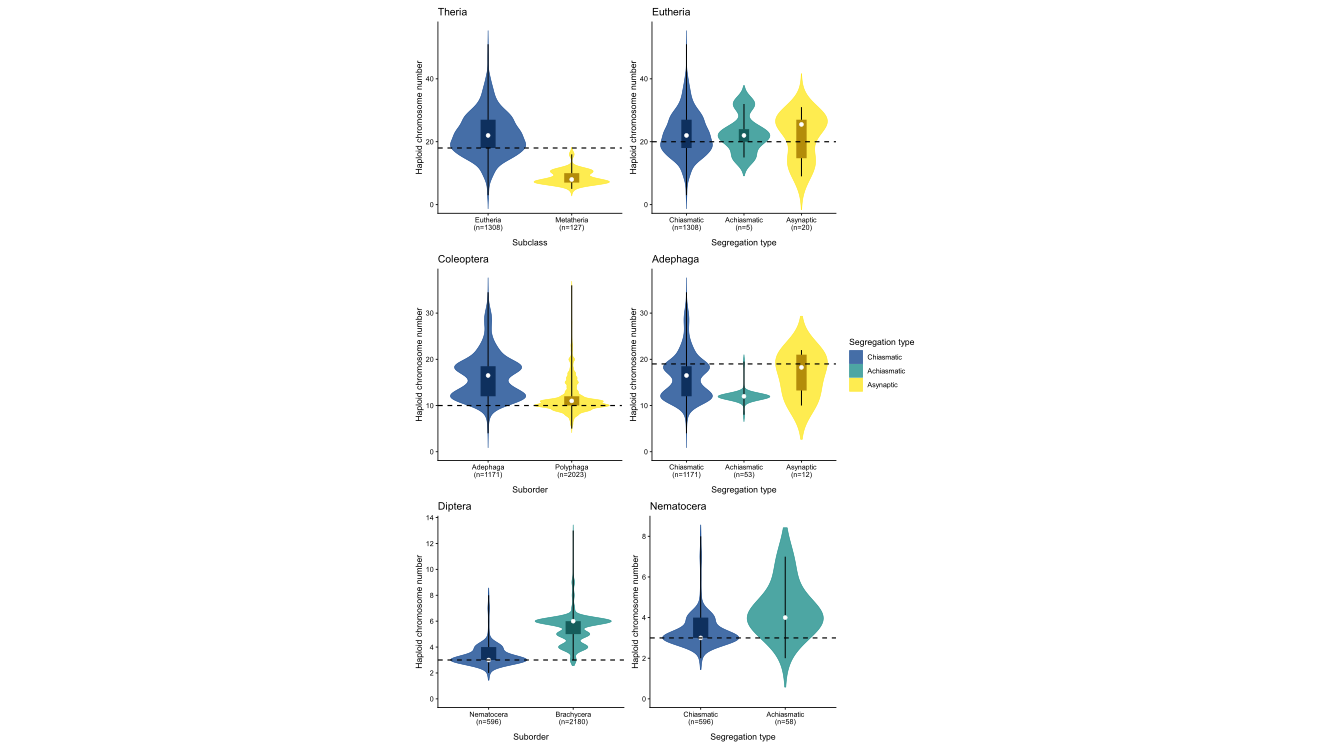

Reproduce this figure in R.
#SEGREGATION TYPE VIOLIN PLOT
#MEGHANN MCCONNELL
#BLACKMON LAB
#JAN 2026

setwd("~/GitHub/achiasmy-synthesis/data")
set.seed(1)

library(readr)
library(dplyr)
library(stringr)
library(ggplot2)
library(patchwork)
library(viridisLite)
library(scales)
library(tidyr)

# -------------------------
# viridis colors (3 categories)
# -------------------------
meiosis_levels <- c("Chiasmatic","Achiasmatic","Asynaptic")
meiosis_cols   <- setNames(viridisLite::viridis(3), meiosis_levels)

# -------------------------
# color helpers
# -------------------------
blend_hex <- function(c1, c2, w = 0.5) {
  r1 <- grDevices::col2rgb(c1)
  r2 <- grDevices::col2rgb(c2)
  r  <- (1 - w) * r1 + w * r2
  grDevices::rgb(r[1], r[2], r[3], maxColorValue = 255)
}
darken_hex <- function(col, f = 0.7) {
  r <- grDevices::col2rgb(col)
  r <- pmax(0, pmin(255, r * f))
  grDevices::rgb(r[1], r[2], r[3], maxColorValue = 255)
}

# shift ONLY Chiasmatic toward a blue hue
meiosis_cols["Chiasmatic"] <- blend_hex(meiosis_cols["Chiasmatic"], "#0072B2", w = 0.65)

# -------------------------
# Meiosis recode (3-category)
# -------------------------
recode_meiosis3 <- function(x) {
  x <- str_to_lower(str_squish(as.character(x)))
  dplyr::case_when(
    is.na(x) | x == ""                          ~ "Chiasmatic",
    x %in% c("asynaptic")                       ~ "Asynaptic",
    x %in% c("achiasmatic", "distance pairing") ~ "Achiasmatic",
    TRUE                                        ~ NA_character_
  )
}

collapse_meiosis3 <- function(v) {
  v <- v[!is.na(v)]
  if (!length(v)) return(NA_character_)
  if (any(v == "Asynaptic"))   return("Asynaptic")
  if (any(v == "Achiasmatic")) return("Achiasmatic")
  if (any(v == "Chiasmatic"))  return("Chiasmatic")
  NA_character_
}

# -------------------------
# Stats for custom box
# -------------------------
calc_box_stats <- function(df) {
  df %>%
    group_by(x_group, Meiosis_plot) %>%
    summarise(
      ymin = min(Haploid, na.rm = TRUE),
      ymax = max(Haploid, na.rm = TRUE),
      q1   = as.numeric(quantile(Haploid, 0.25, na.rm = TRUE, type = 7)),
      med  = as.numeric(quantile(Haploid, 0.50, na.rm = TRUE, type = 7)),
      q3   = as.numeric(quantile(Haploid, 0.75, na.rm = TRUE, type = 7)),
      .groups = "drop"
    )
}

# -------------------------
# Violin + custom IQR box + median dot + min/max whiskers
# -------------------------
make_violin_custombox <- function(df, n_df,
                                  title_text, xlab,
                                  x_angle = 45,
                                  show_legend = TRUE,
                                  overlay_dodge = FALSE,
                                  dodge_width = 0.85,
                                  violin_alpha = 0.80,
                                  violin_adjust = 1.0,
                                  box_width = 0.18,
                                  whisker_lwd = 0.6,
                                  dot_size = 2.0) {
  
  df <- df %>%
    mutate(
      Meiosis_plot = factor(as.character(Meiosis_plot), levels = meiosis_levels),
      x_group      = factor(x_group, levels = levels(x_group))
    )
  
  lev <- levels(df$x_group)
  n_map <- setNames(n_df$n, as.character(n_df$x_group))
  tick_labels <- setNames(paste0(lev, "\n(n=", n_map[lev], ")"), lev)
  
  stat_df <- calc_box_stats(df) %>%
    mutate(Meiosis_plot = factor(as.character(Meiosis_plot), levels = meiosis_levels))
  
  box_fill_map <- c(
    "Chiasmatic"  = darken_hex(meiosis_cols["Chiasmatic"],  f = 0.65),
    "Achiasmatic" = darken_hex(meiosis_cols["Achiasmatic"], f = 0.65),
    "Asynaptic"   = darken_hex(blend_hex(meiosis_cols["Asynaptic"], "#E69F00", w = 0.60), f = 0.75)
  )
  
  p <- ggplot(df, aes(x = x_group, y = Haploid))
  
  if (overlay_dodge) {
    p <- p +
      geom_violin(
        aes(fill = Meiosis_plot, color = Meiosis_plot,
            group = interaction(x_group, Meiosis_plot)),
        position = position_dodge(width = dodge_width),
        trim = FALSE,
        scale = "width",
        adjust = violin_adjust,
        alpha = violin_alpha,
        linewidth = 0.35
      ) +
      geom_linerange(
        data = stat_df,
        aes(x = x_group, ymin = ymin, ymax = ymax,
            group = interaction(x_group, Meiosis_plot)),
        position = position_dodge(width = dodge_width),
        inherit.aes = FALSE,
        linewidth = whisker_lwd,
        color = "black"
      )
    
    for (m in meiosis_levels) {
      p <- p +
        geom_rect(
          data = dplyr::filter(stat_df, Meiosis_plot == m),
          aes(
            xmin = as.numeric(x_group) - box_width/2,
            xmax = as.numeric(x_group) + box_width/2,
            ymin = q1, ymax = q3,
            group = interaction(x_group, Meiosis_plot)
          ),
          position = position_dodge(width = dodge_width),
          inherit.aes = FALSE,
          fill = box_fill_map[m],
          color = NA,
          alpha = 1
        )
    }
    
    p <- p +
      geom_point(
        data = stat_df,
        aes(x = x_group, y = med,
            group = interaction(x_group, Meiosis_plot)),
        position = position_dodge(width = dodge_width),
        inherit.aes = FALSE,
        color = "white",
        size = dot_size
      )
    
  } else {
    
    p <- p +
      geom_violin(
        aes(fill = Meiosis_plot, color = Meiosis_plot),
        trim = FALSE,
        scale = "width",
        adjust = violin_adjust,
        alpha = violin_alpha,
        linewidth = 0.35
      ) +
      geom_linerange(
        data = stat_df,
        aes(x = x_group, ymin = ymin, ymax = ymax),
        inherit.aes = FALSE,
        linewidth = whisker_lwd,
        color = "black"
      )
    
    for (m in meiosis_levels) {
      p <- p +
        geom_rect(
          data = dplyr::filter(stat_df, Meiosis_plot == m),
          aes(
            xmin = as.numeric(x_group) - box_width/2,
            xmax = as.numeric(x_group) + box_width/2,
            ymin = q1, ymax = q3
          ),
          inherit.aes = FALSE,
          fill = box_fill_map[m],
          color = NA,
          alpha = 1
        )
    }
    
    p <- p +
      geom_point(
        data = stat_df,
        aes(x = x_group, y = med),
        inherit.aes = FALSE,
        color = "white",
        size = dot_size
      )
  }
  
  p +
    scale_x_discrete(labels = tick_labels) +
    scale_fill_manual(values = meiosis_cols, drop = FALSE) +
    scale_color_manual(values = meiosis_cols, drop = FALSE) +
    labs(title = title_text, x = xlab, y = "Haploid chromosome number",
         fill = "Segregation type", color = "Segregation type") +
    coord_cartesian(ylim = c(0, NA)) +
    theme_classic() +
    theme(
      axis.text.x  = element_text(angle = x_angle, hjust = 1),
      axis.title.x = element_text(margin = margin(t = 10)),
      plot.margin  = margin(t = 6, r = 6, b = 18, l = 6),
      legend.position = if (show_legend) "right" else "none"
    )
}

# ============================================================
# DATA PARSING (keep the parsing style you have now)
# - clean taxonomy
# - Species_key
# - parse diploid strings (ranges/lists AND 2n=52)
# - choose ONE diploid per Species_key (mode; reproducible tie)
# ============================================================

clean <- function(x) x |>
  str_trim() |>
  str_replace_all("[\\(\\),;]", "_") |>
  str_squish()

.expand_range <- function(a, b) {
  a <- suppressWarnings(as.integer(a)); b <- suppressWarnings(as.integer(b))
  if (is.na(a) || is.na(b)) return(integer(0))
  if (b < a) { tmp <- a; a <- b; b <- tmp }
  seq.int(a, b)
}

parse_diploid_cell <- function(x) {
  if (is.na(x) || !nzchar(x)) return(integer(0))
  s <- as.character(x)
  s <- stringr::str_replace_all(s, "\u2013|\u2014|\u2212", "-")
  # keep digits + separators + "=" so 2n=52 becomes "2 52"
  s <- stringr::str_replace_all(s, "[^0-9,;\\-=]", " ")
  s <- stringr::str_replace_all(s, "=", " ")
  s <- stringr::str_squish(s)
  
  out <- integer(0)
  
  rng <- stringr::str_match_all(s, "(?<!\\d)(\\d+)\\s*-\\s*(\\d+)(?!\\d)")[[1]]
  if (nrow(rng)) {
    rng_vals <- unlist(apply(rng[,2:3, drop=FALSE], 1, function(v) .expand_range(v[1], v[2])))
    out <- c(out, rng_vals)
    s <- stringr::str_replace_all(s, "(?<!\\d)\\d+\\s*-\\s*\\d+(?!\\d)", " ")
  }
  
  singles <- stringr::str_split(s, "[,;\\s]+", simplify = TRUE)
  singles <- singles[nzchar(singles)]
  if (length(singles)) {
    nums <- suppressWarnings(as.integer(singles))
    out  <- c(out, nums[is.finite(nums)])
  }
  
  out <- unique(out)
  
  # drop stray "2" from "2n=52" type cells
  if (length(out) > 1 && any(out == 2) && any(out > 10)) out <- out[out != 2]
  
  out
}

choose_one_per_species <- function(df) {
  df %>%
    dplyr::select(Species_key, diploid_num_vals) %>%
    tidyr::unnest_longer(diploid_num_vals, values_to = "val", keep_empty = TRUE) %>%
    dplyr::filter(!is.na(val)) %>%
    dplyr::count(Species_key, val, name = "n") %>%
    dplyr::group_by(Species_key) %>%
    dplyr::mutate(n_max = max(n, na.rm = TRUE)) %>%
    dplyr::filter(n == n_max) %>%
    dplyr::slice_sample(n = 1) %>%
    dplyr::ungroup() %>%
    dplyr::transmute(Species_key, diploid_num_chosen = as.integer(val))
}

# -------------------------
# Mammalia parsed
# -------------------------
Mammalia <- read_csv("Mammalia achiasmy.csv", show_col_types = FALSE) %>%
  mutate(across(any_of(c("Class","Subclass","Order","Family","Genus","Species")), clean)) %>%
  mutate(
    Subclass2     = if_else(Subclass == "Theria", "Eutheria", Subclass),
    Species_main  = sub(" ,*", "", Species),
    Species_key   = paste(Genus, Species_main, sep = "_"),
    Meiosis3      = recode_meiosis3(`Meiosis Type`)
  ) %>%
  filter(!is.na(Meiosis3), !is.na(Subclass2), Subclass2 %in% c("Metatheria","Eutheria"))

diploid_col_m <- names(dplyr::select(Mammalia, tidyselect::matches("^\\s*Diploid\\s+Number\\s*$")))
diplo_choice_m <- Mammalia %>%
  mutate(diploid_num_vals = lapply(.data[[diploid_col_m]], parse_diploid_cell)) %>%
  select(Species_key, diploid_num_vals) %>%
  choose_one_per_species()

Mammalia <- Mammalia %>%
  left_join(diplo_choice_m, by = "Species_key") %>%
  mutate(Haploid = diploid_num_chosen / 2) %>%
  filter(is.finite(Haploid), Haploid > 0)

mamm_org <- Mammalia %>%
  mutate(organism_id = paste(Class, Subclass2, Order, Family, Genus, Species, sep="|")) %>%
  group_by(organism_id) %>%
  summarise(
    Haploid      = first(Haploid),            # haploid already fixed by Species_key
    Subclass2    = first(Subclass2),
    Meiosis_plot = collapse_meiosis3(Meiosis3),
    .groups = "drop"
  ) %>%
  filter(!is.na(Meiosis_plot))

# -------------------------
# Insects parsed (Diptera + Coleoptera)
# -------------------------
prep_insect_parsed <- function(file) {
  dat <- read_csv(file, show_col_types = FALSE) %>%
    mutate(across(any_of(c("Class","Order","Suborder","Family","Genus","Species")), clean)) %>%
    mutate(
      Species_main  = sub(" ,*", "", Species),
      Species_key   = paste(Genus, Species_main, sep = "_"),
      Meiosis3      = recode_meiosis3(`Meiosis Type`)
    ) %>%
    filter(!is.na(Meiosis3))
  
  diploid_col <- names(dplyr::select(dat, tidyselect::matches("^\\s*Diploid\\s+Number\\s*$")))
  
  diplo_choice <- dat %>%
    mutate(diploid_num_vals = lapply(.data[[diploid_col]], parse_diploid_cell)) %>%
    select(Species_key, diploid_num_vals) %>%
    choose_one_per_species()
  
  dat <- dat %>%
    left_join(diplo_choice, by = "Species_key") %>%
    mutate(Haploid = diploid_num_chosen / 2) %>%
    filter(is.finite(Haploid), Haploid > 0)
  
  dat %>%
    mutate(
      Suborder_clean = str_to_lower(str_squish(as.character(Suborder))),
      Suborder = case_when(
        Suborder_clean == "adephaga"  ~ "Adephaga",
        Suborder_clean == "polyphaga" ~ "Polyphaga",
        TRUE                          ~ Suborder
      ),
      organism_id = paste(Class, Order, Suborder, Family, Genus, Species, sep="|")
    ) %>%
    group_by(organism_id) %>%
    summarise(
      Haploid      = first(Haploid),
      Suborder     = first(Suborder),
      Meiosis_plot = collapse_meiosis3(Meiosis3),
      .groups = "drop"
    ) %>%
    filter(!is.na(Meiosis_plot), !is.na(Suborder))
}

cole_org <- prep_insect_parsed("Coleoptera achiasmy.csv") %>%
  filter(Suborder %in% c("Polyphaga","Adephaga"))

dipt_org <- prep_insect_parsed("Diptera achiasmy.csv")

# =========================
# PANELS (same comparisons)
# =========================

# Panel 1: Mammalia (Eutheria chiasmatic-only vs Metatheria)
mamm_panel1 <- mamm_org %>%
  filter(Subclass2 == "Metatheria" | (Subclass2 == "Eutheria" & Meiosis_plot == "Chiasmatic")) %>%
  mutate(x_group = factor(Subclass2, levels = c("Eutheria","Metatheria")))
mamm1_n <- mamm_panel1 %>% count(x_group, name="n")

# Panel 2: Eutheria (3 segregation types)
euth_panel2 <- mamm_org %>%
  filter(Subclass2 == "Eutheria") %>%
  mutate(x_group = factor(as.character(Meiosis_plot),
                          levels = c("Chiasmatic","Achiasmatic","Asynaptic")))
euth2_n <- euth_panel2 %>% count(x_group, name="n")

# Panel 3: Coleoptera (Adephaga chiasmatic vs Polyphaga asynaptic)
cole_panel3 <- cole_org %>%
  filter(
    (Suborder == "Polyphaga" & Meiosis_plot == "Asynaptic") |
      (Suborder == "Adephaga" & Meiosis_plot == "Chiasmatic")
  ) %>%
  mutate(x_group = factor(Suborder, levels = c("Adephaga","Polyphaga")))
cole3_n <- cole_panel3 %>% count(x_group, name="n")

# Panel 4: Adephaga (Chiasmatic vs Asynaptic)
ade_panel4 <- cole_org %>%
  filter(Suborder == "Adephaga", Meiosis_plot %in% c("Chiasmatic","Achiasmatic","Asynaptic")) %>%
  mutate(x_group = factor(as.character(Meiosis_plot),
                          levels = c("Chiasmatic","Achiasmatic","Asynaptic")))
ade4_n <- ade_panel4 %>% count(x_group, name="n")

# Panel 5: Diptera (your filtering rules)
dipt_panel5 <- dipt_org %>%
  mutate(Sub_l = str_to_lower(str_squish(as.character(Suborder)))) %>%
  filter(
    !(Sub_l == "nematocera" & Meiosis_plot == "Achiasmatic"),
    !(Sub_l == "brachycera" & Meiosis_plot != "Achiasmatic")
  )

dip_levels <- unique(as.character(dipt_panel5$Suborder))
front <- c("Nematocera","Brachycera")
dip_levels <- c(front[front %in% dip_levels], setdiff(dip_levels, front))
dipt_panel5 <- dipt_panel5 %>% mutate(x_group = factor(Suborder, levels = dip_levels))
dipt5_n <- dipt_panel5 %>% count(x_group, name="n")

# Panel 6: Nematocera (3 segregation types)
nem_panel6 <- dipt_org %>%
  filter(str_to_lower(str_squish(as.character(Suborder))) == "nematocera") %>%
  mutate(x_group = factor(as.character(Meiosis_plot),
                          levels = c("Chiasmatic","Achiasmatic","Asynaptic")))
nem6_n <- nem_panel6 %>% count(x_group, name="n")

# =========================
# Per-panel bandwidth (adjust)
# =========================
adj_p1 <- 1.2
adj_p2 <- 1.2
adj_p3 <- 1.4
adj_p4 <- 1.4
adj_p5 <- 2.0
adj_p6 <- 2.0

# =========================
# BUILD PLOTS
# =========================
p1 <- make_violin_custombox(mamm_panel1, mamm1_n, "Mammalia", "Subclass",
                            x_angle = 0, show_legend = FALSE,
                            overlay_dodge = TRUE, violin_adjust = adj_p1) +
  theme(axis.text.x = element_text(hjust = 0.5))

p2 <- make_violin_custombox(euth_panel2, euth2_n, "Eutheria", "Segregation type",
                            x_angle = 0, show_legend = TRUE,
                            overlay_dodge = FALSE, violin_adjust = adj_p2) +
  theme(axis.text.x = element_text(hjust = 0.5))

p3 <- make_violin_custombox(cole_panel3, cole3_n, "Coleoptera", "Suborder",
                            x_angle = 0, show_legend = FALSE,
                            overlay_dodge = TRUE, violin_adjust = adj_p3) +
  theme(axis.text.x = element_text(hjust = 0.5))

p4 <- make_violin_custombox(ade_panel4, ade4_n, "Adephaga", "Segregation type",
                            x_angle = 0, show_legend = FALSE,
                            overlay_dodge = FALSE, violin_adjust = adj_p4) +
  theme(axis.text.x = element_text(hjust = 0.5))

p5 <- make_violin_custombox(dipt_panel5, dipt5_n, "Diptera", "Suborder",
                            x_angle = 0, show_legend = FALSE,
                            overlay_dodge = TRUE, violin_adjust = adj_p5) +
  scale_y_continuous(breaks = scales::breaks_width(2)) +
  theme(axis.text.x = element_text(hjust = 0.5))

p6 <- make_violin_custombox(nem_panel6, nem6_n, "Nematocera", "Segregation type",
                            x_angle = 0, show_legend = FALSE,
                            overlay_dodge = FALSE, violin_adjust = adj_p6) +
  scale_y_continuous(breaks = scales::breaks_width(2)) +
  theme(axis.text.x = element_text(hjust = 0.5))

panel <- (p1 | p2) / (p3 | p4) / (p5 | p6) +
  plot_layout(guides = "collect") &
  theme(legend.position = "right", plot.margin = margin(2, 2, 2, 2))

print(panel)

# =========================
# SAVE AS EMF
# =========================
devEMF::emf(
  file = "Violin_plot.emf",
  width = 9, height = 13,
  bg = "white",
  coordDPI = 300
)
print(panel)
dev.off()

# =========================
# Sanity check ALL groups in ALL panels
# For each (x_group × Meiosis_plot):
#   - prints n + min/max + q1/median/q3 + IQR
#   - prints Haploid distribution
# =========================

sanity_check_panel_all <- function(df, panel_name) {
  stopifnot(all(c("x_group","Meiosis_plot","Haploid") %in% names(df)))
  
  # Box stats + n per group
  n_df <- df %>% count(x_group, Meiosis_plot, name = "n")
  
  st <- calc_box_stats(df) %>%
    left_join(n_df, by = c("x_group","Meiosis_plot")) %>%
    mutate(
      IQR  = q3 - q1,
      flat = (q1 == q3)
    ) %>%
    select(x_group, Meiosis_plot, n, ymin, ymax, q1, med, q3, IQR, flat) %>%
    arrange(x_group, Meiosis_plot)
  
  cat("\n====================================================\n",
      panel_name, "\n====================================================\n", sep="")
  print(st, n = Inf)
  
  # Loop through every group and print Haploid distribution
  groups <- st %>% select(x_group, Meiosis_plot)
  
  for (i in seq_len(nrow(groups))) {
    xg <- groups$x_group[i]
    mp <- groups$Meiosis_plot[i]
    
    # Print a header + the stats row for this group
    cat("\n----------------------------------------------------\n")
    cat(panel_name, " | Group: ", as.character(xg), " / ", as.character(mp), "\n", sep="")
    print(st %>% filter(x_group == xg, Meiosis_plot == mp), n = Inf)
    
    # Print Haploid distribution (counts)
    df %>%
      filter(x_group == xg, Meiosis_plot == mp) %>%
      count(Haploid, sort = FALSE) %>%          # keep natural ascending order
      arrange(Haploid) %>%
      print(n = Inf)
  }
  
  invisible(st)
}

# Run for all panels
panel_list <- list(
  "Panel 1: Mammalia"   = mamm_panel1,
  "Panel 2: Eutheria"   = euth_panel2,
  "Panel 3: Coleoptera" = cole_panel3,
  "Panel 4: Adephaga"   = ade_panel4,
  "Panel 5: Diptera"    = dipt_panel5,
  "Panel 6: Nematocera" = nem_panel6
)

invisible(lapply(names(panel_list), function(nm) sanity_check_panel_all(panel_list[[nm]], nm)))
# =========================
# ADD ANCESTRAL LINES & LABELS
# =========================

# Panel 1: Theria (n=18)
p1 <- p1 + 
  geom_hline(yintercept = 18, linetype = "dashed", color = "black", linewidth = 0.7) +
  labs(title = "Theria")

# Panel 2: Eutheria (n=20)
p2 <- p2 + 
  geom_hline(yintercept = 20, linetype = "dashed", color = "black", linewidth = 0.7)

# Panel 4: Adephaga (n=19) - Note: Updated to 3-category factor earlier
p4 <- p4 + 
  geom_hline(yintercept = 19, linetype = "dashed", color = "black", linewidth = 0.7)

# Panel 3: Coleoptera (n=10)
p3 <- p3 + 
  geom_hline(yintercept = 10, linetype = "dashed", color = "black", linewidth = 0.7)

# Panel 5: Diptera (n=3)
p5 <- p5 + 
  geom_hline(yintercept = 3, linetype = "dashed", color = "black", linewidth = 0.7)

# Panel 6: Nematocera (n=3)
p6 <- p6 + 
  geom_hline(yintercept = 3, linetype = "dashed", color = "black", linewidth = 0.7)

# =========================
# FINAL ASSEMBLY & EXPORT
# =========================
panel_final <- (p1 | p2) / (p3 | p4) / (p5 | p6) +
  plot_layout(guides = "collect") &
  theme(
    legend.position = "right", 
    plot.margin = margin(5, 5, 5, 5)
  )
panel_final

# =========================
# SAVE AS EMF
# =========================
# Using 9x13 inches to accommodate the 3x2 grid comfortably
devEMF::emf(
  file = "Violin_plot.emf",
  width = 9, 
  height = 13,
  bg = "white",
  coordDPI = 300
)

# Print the final combined patchwork object
print(panel_final)

dev.off()
